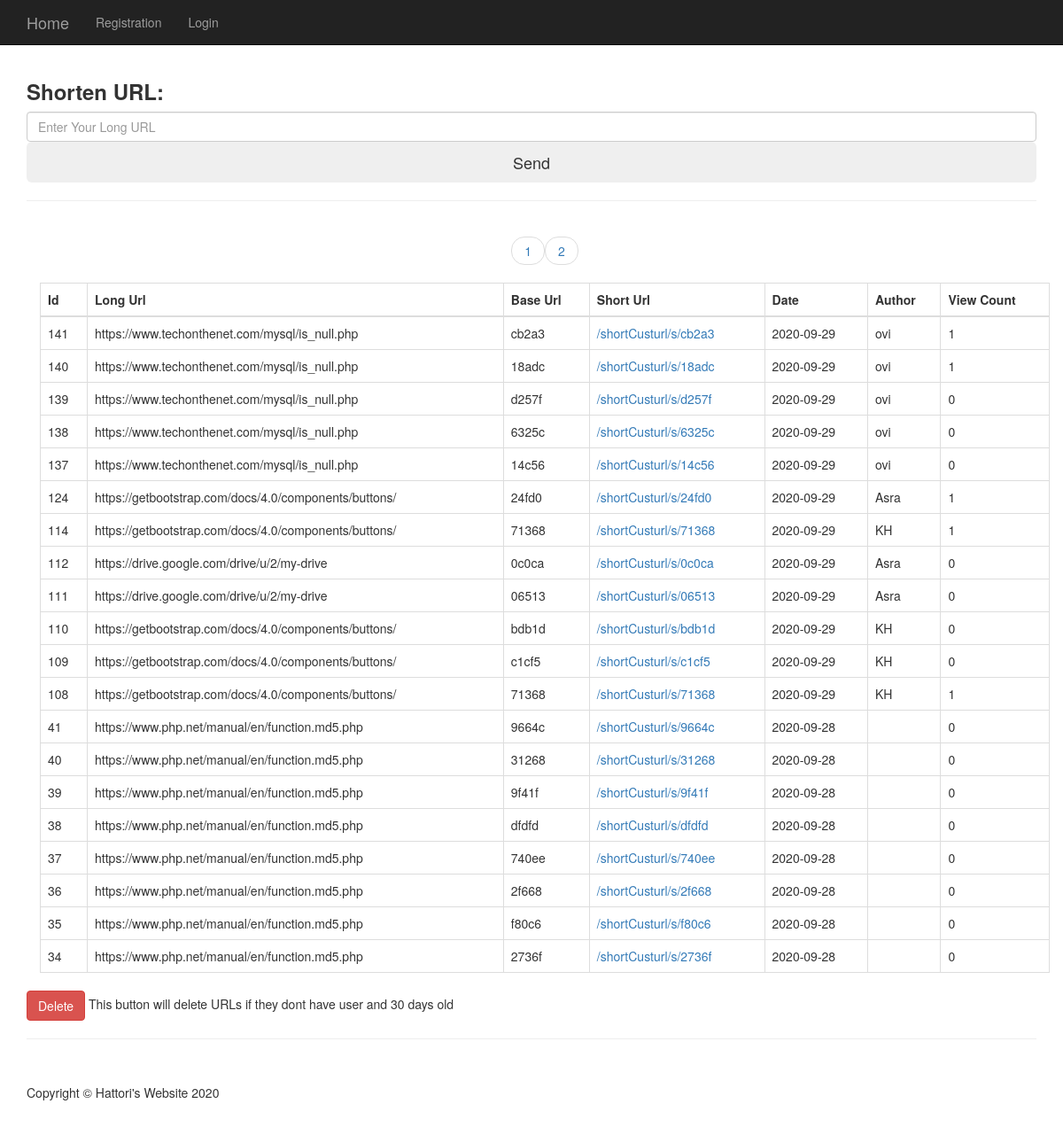
The page / on the database its author committed.
### tables this page shows
CREATE TABLE `urls` (
  `url_id` int(3) NOT NULL,
  `url_long` varchar(255) DEFAULT NULL,
  `url_short` varchar(255) DEFAULT NULL,
  `url_base` varchar(255) DEFAULT NULL,
  `url_date` date NOT NULL,
  `url_views_count` int(11) DEFAULT '0',
  `url_author` varchar(255) DEFAULT NULL
);

### overview.php (the view)
<table class="table table-bordered table-hover">
    <thead>
        <tr>
            <th>Id</th>
            <th>Long Url</th>
            <th>Base Url</th>
            <th>Short Url</th>
            <th>Date</th>
            <th>Author</th>
            <th>View Count</th>
        </tr>
    </thead>
    <tbody>
        <?php
            $per_page = 20;
            if(isset($_GET['page'])){
                $page = $_GET['page'];
            } else {
                $page ="";
            }
            if($page == "" || $page == 1){
                $page_1 = 0;
            } else {
                $page_1 = ($page * $per_page) - $per_page;
            }
            $url_query_count = "SELECT * FROM urls ";
            $find_count = mysqli_query($connection, $url_query_count);
            $count = mysqli_num_rows($find_count);
            $count = ceil($count / $per_page);
            $query_url = "SELECT * FROM urls ORDER BY url_id DESC LIMIT $page_1, $per_page  ";
            $select_all_urls_query = mysqli_query($connection, $query_url);
            while($row = mysqli_fetch_assoc($select_all_urls_query)){
                $url_id = $row['url_id'];
                $url_long = $row['url_long'];
                $url_short = $row['url_short'];
                $url_base = $row['url_base'];
                $url_date = $row['url_date'];
                $url_author = $row['url_author'];
                $url_views_count = $row['url_views_count'];
                echo "<tr>";
                echo "<td>{$url_id}</td>";
                echo "<td>{$url_long}</td>";
                echo "<td>{$url_base}</td>";
                echo "<td><a href= '$url_short'>$url_short</a></td>";
                echo "<td>{$url_date}</td>";
                echo "<td>{$url_author}</td>";
                echo "<td>{$url_views_count}</td>";
                echo "</tr>";
            }
        ?>
    </tbody>
    <ul class="pager">
        <?php
        for($i = 1; $i <= $count; $i++){
            if($i == $page){
                echo "<li><a class='active_link' href='index.php?page={$i}'>{$i}</a></li>";
            } else {
                echo "<li><a href='index.php?page={$i}'>{$i}</a></li>";
            }
        }
        ?>
    </ul>
</table>

### includes/header.php (shortened to what this page needs)
<!DOCTYPE html>
<html lang="en">
<head>
    <link href="css/bootstrap.min.css" rel="stylesheet">
    <link href="css/blog-home.css" rel="stylesheet">
    <link href="css/styles.css" rel="stylesheet">
</head>
<body>

### includes/navigation.php (shortened to what this page needs)
<nav class="navbar navbar-inverse navbar-fixed-top" role="navigation">
    <div class="container">
        <div class="navbar-header">
            <a class="navbar-brand" href="index.php">Home</a>
        </div>
        <div class="collapse navbar-collapse" id="bs-example-navbar-collapse-1">
            <ul class="nav navbar-nav">
                <?php if(isset($_SESSION['username'])){?>
                    <li>
                    <a href="your_urls.php">Your Urls</a>
                </li>
                <li>
                    <a href="./includes/logout.php">Logout</a>
                </li>
                <?php } else {?>
                <li>
                    <a href="registration.php">Registration</a>
                </li>
                <li>
                    <a href="login_page.php">Login</a>
                </li>
                <?php } ?>
            </ul>
        </div>
    </div>
</nav>

### index.php (shortened to what this page needs)
<?php include "includes/db.php";?>
<?php include "includes/header.php";?>
<?php include "includes/navigation.php";?>
    <div class="container">
        <div>
            <h3><strong>Shorten URL:</strong></h3>
            <?php include "./includes/short_url_form.php";?>
        </div>
        <hr>
        <div class="container">
            <?php include "overview.php";?>
        </div>
        <form action="" method="get" enctype="multipart/form-data">
            <input type="submit" name="delete_urls" value="Delete" id="btn-login" class="btn btn-custom btn-danger">
            <span>This button will delete URLs if they dont have user and 30 days old</span>
        </form>
        <hr>
<?php include "includes/footer.php"; ?>

### includes/short_url_form.php (shortened to what this page needs)
<form action="" method="post" enctype="multipart/form-data">
    <div>
        <input type="text" name="url_long" id="url" class="form-control" placeholder="Enter Your Long URL">
    </div>
    <input type="submit" name="send_url" value="Send" id="btn-login" class="btn btn-custom btn-lg btn-block">
</form>

### includes/footer.php (shortened to what this page needs)
        <footer>
            <div class="row">
                <div class="col-lg-12">
                    <p>Copyright &copy; Hattori's Website 2020</p>
                </div>
            </div>
        </footer>
    </div>
</body>
</html>

### css/blog-home.css (style rules this page uses)
body { padding-top: 70px; }
footer { margin: 50px 0; }

### rows shown on the page
urls: url_id "141", url_long "https://www.techonthenet.com/mysql/is_null.php", url_base "cb2a3", url_short "/shortCusturl/s/cb2a3", url_date "2020-09-29", url_author "ovi", url_views_count "1"
urls: url_id "140", url_long "https://www.techonthenet.com/mysql/is_null.php", url_base "18adc", url_short "/shortCusturl/s/18adc", url_date "2020-09-29", url_author "ovi", url_views_count "1"
urls: url_id "139", url_long "https://www.techonthenet.com/mysql/is_null.php", url_base "d257f", url_short "/shortCusturl/s/d257f", url_date "2020-09-29", url_author "ovi", url_views_count "0"
urls: url_id "138", url_long "https://www.techonthenet.com/mysql/is_null.php", url_base "6325c", url_short "/shortCusturl/s/6325c", url_date "2020-09-29", url_author "ovi", url_views_count "0"
urls: url_id "137", url_long "https://www.techonthenet.com/mysql/is_null.php", url_base "14c56", url_short "/shortCusturl/s/14c56", url_date "2020-09-29", url_author "ovi", url_views_count "0"
urls: url_id "124", url_long "https://getbootstrap.com/docs/4.0/components/buttons/", url_base "24fd0", url_short "/shortCusturl/s/24fd0", url_date "2020-09-29", url_author "Asra", url_views_count "1"
urls: url_id "114", url_long "https://getbootstrap.com/docs/4.0/components/buttons/", url_base "71368", url_short "/shortCusturl/s/71368", url_date "2020-09-29", url_author "KH", url_views_count "1"
urls: url_id "112", url_long "https://drive.google.com/drive/u/2/my-drive", url_base "0c0ca", url_short "/shortCusturl/s/0c0ca", url_date "2020-09-29", url_author "Asra", url_views_count "0"
urls: url_id "111", url_long "https://drive.google.com/drive/u/2/my-drive", url_base "06513", url_short "/shortCusturl/s/06513", url_date "2020-09-29", url_author "Asra", url_views_count "0"
urls: url_id "110", url_long "https://getbootstrap.com/docs/4.0/components/buttons/", url_base "bdb1d", url_short "/shortCusturl/s/bdb1d", url_date "2020-09-29", url_author "KH", url_views_count "0"
urls: url_id "109", url_long "https://getbootstrap.com/docs/4.0/components/buttons/", url_base "c1cf5", url_short "/shortCusturl/s/c1cf5", url_date "2020-09-29", url_author "KH", url_views_count "0"
urls: url_id "108", url_long "https://getbootstrap.com/docs/4.0/components/buttons/", url_base "71368", url_short "/shortCusturl/s/71368", url_date "2020-09-29", url_author "KH", url_views_count "1"
urls: url_id "41", url_long "https://www.php.net/manual/en/function.md5.php", url_base "9664c", url_short "/shortCusturl/s/9664c", url_date "2020-09-28", url_views_count "0"
urls: url_id "40", url_long "https://www.php.net/manual/en/function.md5.php", url_base "31268", url_short "/shortCusturl/s/31268", url_date "2020-09-28", url_views_count "0"
urls: url_id "39", url_long "https://www.php.net/manual/en/function.md5.php", url_base "9f41f", url_short "/shortCusturl/s/9f41f", url_date "2020-09-28", url_views_count "0"
urls: url_id "38", url_long "https://www.php.net/manual/en/function.md5.php", url_base "dfdfd", url_short "/shortCusturl/s/dfdfd", url_date "2020-09-28", url_views_count "0"
urls: url_id "37", url_long "https://www.php.net/manual/en/function.md5.php", url_base "740ee", url_short "/shortCusturl/s/740ee", url_date "2020-09-28", url_views_count "0"
urls: url_id "36", url_long "https://www.php.net/manual/en/function.md5.php", url_base "2f668", url_short "/shortCusturl/s/2f668", url_date "2020-09-28", url_views_count "0"
urls: url_id "35", url_long "https://www.php.net/manual/en/function.md5.php", url_base "f80c6", url_short "/shortCusturl/s/f80c6", url_date "2020-09-28", url_views_count "0"
urls: url_id "34", url_long "https://www.php.net/manual/en/function.md5.php", url_base "2736f", url_short "/shortCusturl/s/2736f", url_date "2020-09-28", url_views_count "0"
